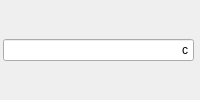
<?xml version="1.0" encoding="UTF-8"?>
<ui version="4.0">
 <class>FramePollControls</class>
 <widget class="QWidget" name="FramePollControls">
  <property name="sizePolicy">
   <sizepolicy hsizetype="Fixed" vsizetype="Fixed"><horstretch>0</horstretch><verstretch>0</verstretch></sizepolicy>
  </property>
  <layout class="QHBoxLayout" name="layout_controls">
   <property name="leftMargin"><number>3</number></property>
   <property name="topMargin"><number>3</number></property>
   <property name="rightMargin"><number>3</number></property>
   <property name="bottomMargin"><number>3</number></property>
   <property name="spacing"><number>2</number></property>
   <item><layout class="QHBoxLayout" name="layout_continuous"/></item>
   <item>
    <widget class="_IntervalEdit" name="lineEdit_interval">
     <layout class="QHBoxLayout" name="layout_interval_suffix">
      <property name="leftMargin"><number>0</number></property>
      <property name="topMargin"><number>0</number></property>
      <property name="rightMargin"><number>6</number></property>
      <property name="bottomMargin"><number>0</number></property>
      <item alignment="Qt::AlignRight|Qt::AlignVCenter">
       <widget class="QLabel" name="label_seconds">
        <property name="text"><string>с</string></property>
       </widget>
      </item>
     </layout>
    </widget>
   </item>
   <item alignment="Qt::AlignVCenter">
    <widget class="QWidget" name="separator_refresh">
     <property name="minimumSize"><size><width>1</width><height>16</height></size></property>
     <property name="maximumSize"><size><width>1</width><height>16</height></size></property>
    </widget>
   </item>
   <item><layout class="QHBoxLayout" name="layout_refresh"/></item>
  </layout>
 </widget>
 <customwidgets>
  <customwidget>
   <class>_IntervalEdit</class>
   <extends>QLineEdit</extends>
   <header>app.widgets.composite.frame_poll_controls.frame_poll_controls</header>
  </customwidget>
 </customwidgets>
 <resources/>
 <connections/>
</ui>
